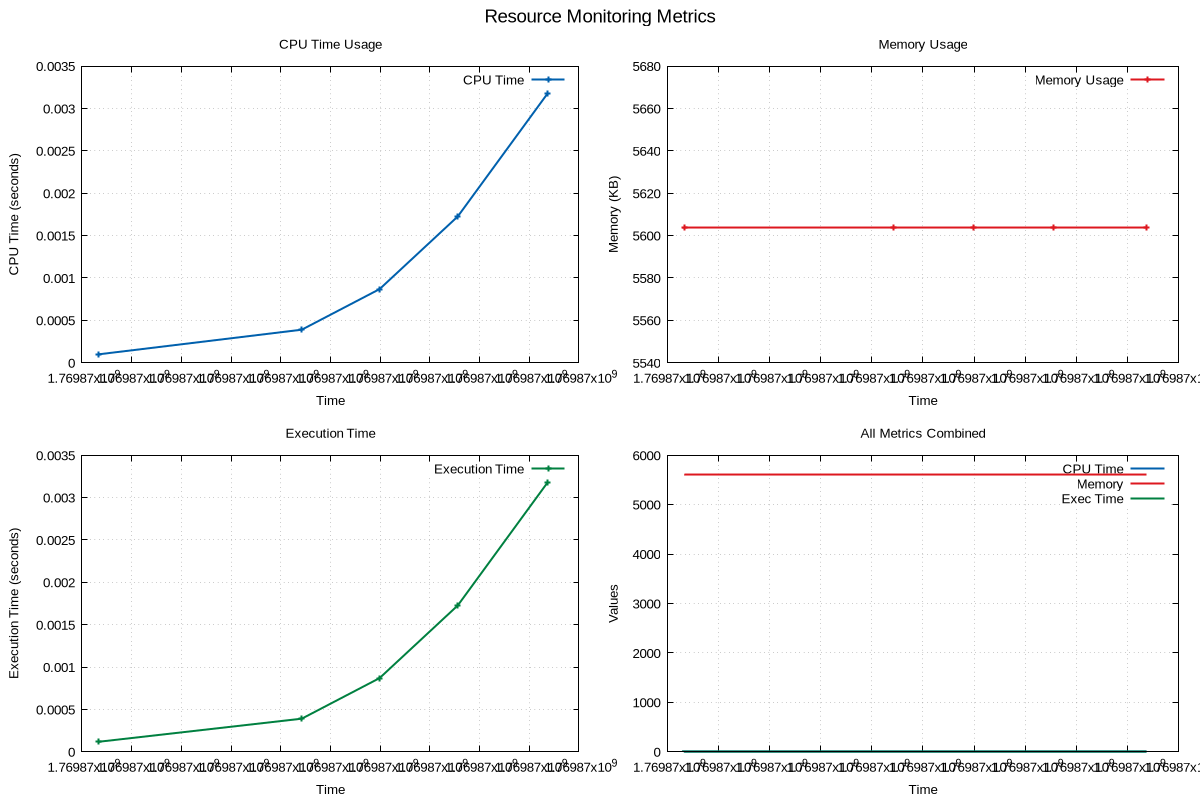

The script that saved this image:
# GNUplot script for resource monitoring
set terminal pngcairo enhanced font 'Arial,10' size 1200,800
set output 'png/insertion_sort_20260131_190859.png'

set multiplot layout 2,2 title 'Resource Monitoring Metrics' font 'Arial,14'
set style line 1 lc rgb '#0060ad' lt 1 lw 2
set style line 2 lc rgb '#dd181f' lt 1 lw 2
set style line 3 lc rgb '#008040' lt 1 lw 2

set title 'CPU Time Usage'
set xlabel 'Time'
set ylabel 'CPU Time (seconds)'
set grid
plot 'png/insertion_sort_20260131_190859.dat' using 1:2 with linespoints ls 1 title 'CPU Time'
set title 'Memory Usage'
set xlabel 'Time'
set ylabel 'Memory (KB)'
set grid
plot 'png/insertion_sort_20260131_190859.dat' using 1:3 with linespoints ls 2 title 'Memory Usage'
set title 'Execution Time'
set xlabel 'Time'
set ylabel 'Execution Time (seconds)'
set grid
plot 'png/insertion_sort_20260131_190859.dat' using 1:4 with linespoints ls 3 title 'Execution Time'
set title 'All Metrics Combined'
set xlabel 'Time'
set ylabel 'Values'
set grid
plot 'png/insertion_sort_20260131_190859.dat' using 1:2 with lines ls 1 title 'CPU Time', \
     'png/insertion_sort_20260131_190859.dat' using 1:3 with lines ls 2 title 'Memory', \
     'png/insertion_sort_20260131_190859.dat' using 1:4 with lines ls 3 title 'Exec Time'
unset multiplot
